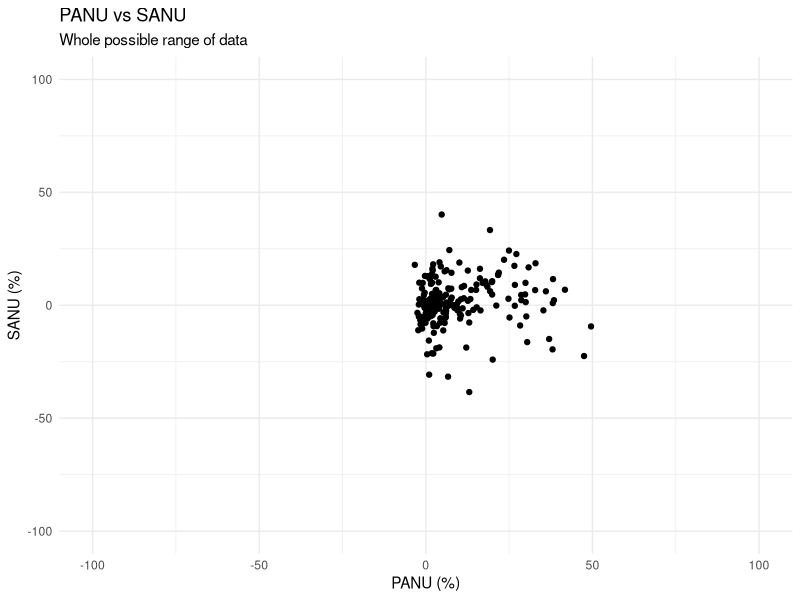
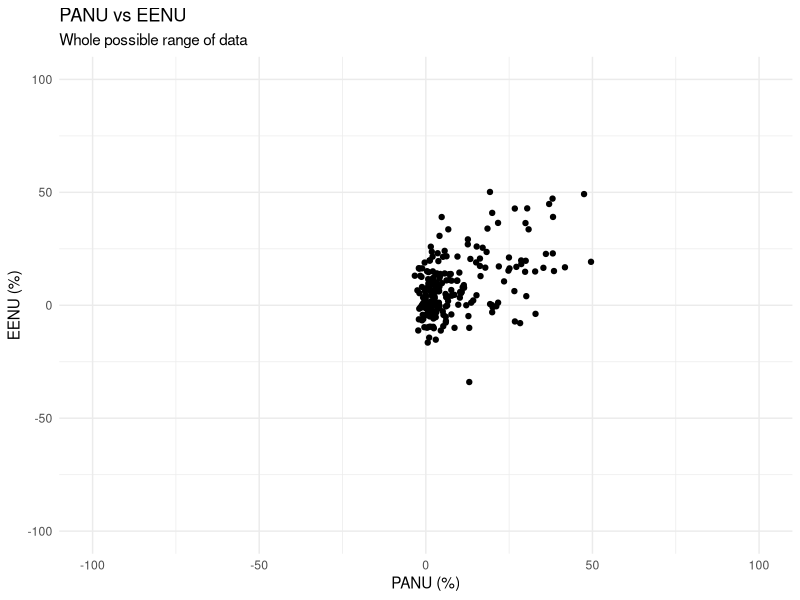
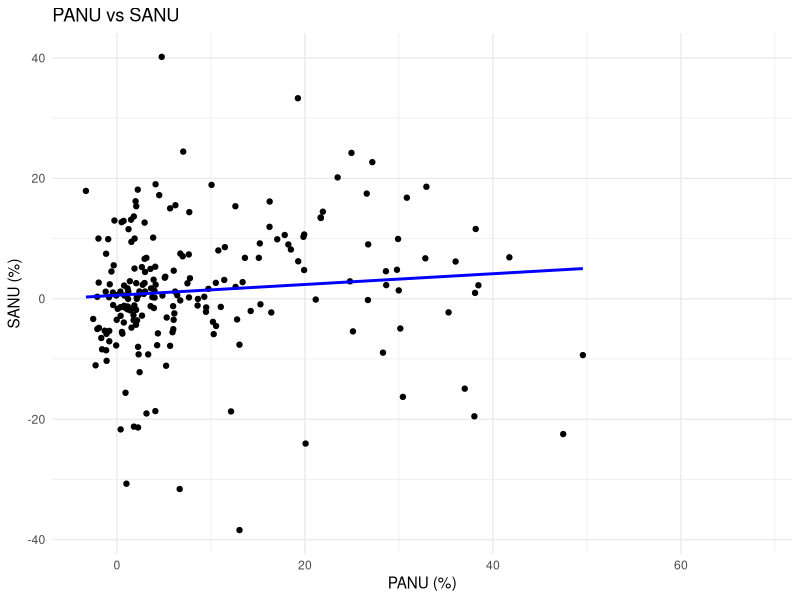
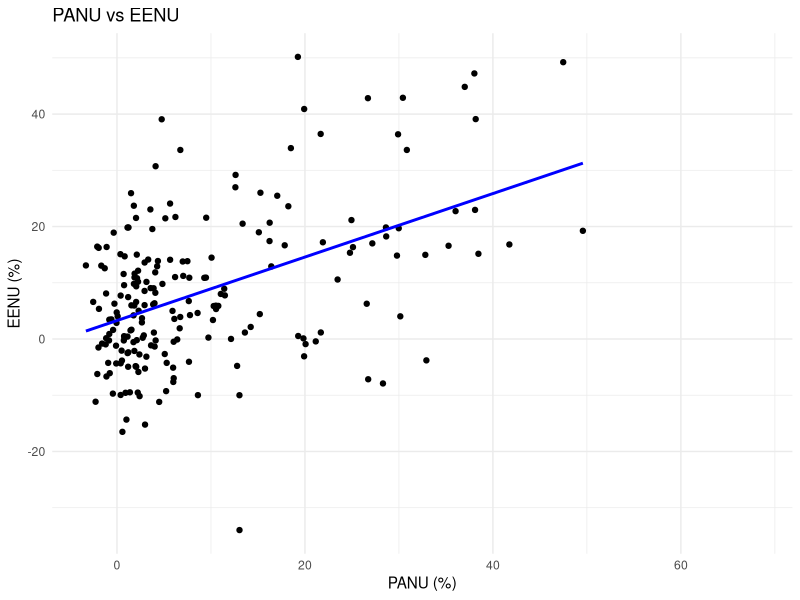

The R source for these figures, in order:
## ---- chunk 1
nonuse <- read.csv("data/test_data/NonUse.csv", sep = ",", header=TRUE)
head(nonuse)
summary(nonuse)
## ---- chunk 2
cor.test(nonuse$PANU, nonuse$SANU, method = "spearman")
cor.test(nonuse$PANU, nonuse$EENU, method = "spearman")
## ---- chunk 3
library(ggplot2)
p1 <- ggplot(nonuse, aes(x = PANU, y = SANU)) +
  geom_point() +
  xlim(-100, 100) +
  ylim(-100, 100) +
  labs(title = "PANU vs SANU", subtitle = "Whole possible range of data", x = "PANU (%)", y = "SANU (%)") +
  theme_minimal()

p2 <- ggplot(nonuse, aes(x = PANU, y = EENU)) +
  geom_point() +
  xlim(-100, 100) +
  ylim(-100, 100) +
  labs(title = "PANU vs EENU", subtitle = "Whole possible range of data", x = "PANU (%)", y = "EENU (%)") +
  theme_minimal()

show(p1)
show(p2)
## ---- chunk 4
library(ggplot2)
p1 <- ggplot(nonuse, aes(x = PANU, y = SANU)) +
  geom_point() +
  geom_smooth(method = "lm", se = FALSE, color = "blue") +
  # xlim(-100, 100) +
  # ylim(-100, 100) +
  labs(title = "PANU vs SANU", x = "PANU (%)", y = "SANU (%)") +
  theme_minimal()

show(p1)
## ---- chunk 5
library(ggplot2)
p1 <- ggplot(nonuse, aes(x = PANU, y = EENU)) +
  geom_point() +
  geom_smooth(method = "lm", se = FALSE, color = "blue") +
  # xlim(-100, 100) +
  # ylim(-100, 100) +
  labs(title = "PANU vs EENU", x = "PANU (%)", y = "EENU (%)") +
  theme_minimal()

show(p1)
## ---- chunk 6
model_sanu <- lm(PANU ~ SANU, data = nonuse)
summary(model_sanu)
coefficients_sanu <- coefficients(model_sanu)
a_sanu <- coefficients_sanu["SANU"]
b_sanu <- coefficients_sanu["(Intercept)"]
cat("Regression equation for PANU as a function of SANU: PANU =", a_sanu, "* SANU +", b_sanu, "\n")
model_eenu <- lm(PANU ~ EENU, data = nonuse)
summary(model_eenu)
coefficients_eenu <- coefficients(model_eenu)
a_eenu <- coefficients_eenu["EENU"]
b_eenu <- coefficients_eenu["(Intercept)"]
cat("Regression equation for PANU as a function of EENU: PANU =", a_eenu, "* EENU +", b_eenu, "\n")
## ---- chunk 7
data <- read.table("data/test_data/PrePost.csv", sep = ",", header=TRUE)
summary(data)
## ---- chunk 8
# Create two new variables for before and after treatment for 8 subjects
data$perf_pre <- data$perf[1:8]
data$perf_post <- data$perf[9:16]
data <- data[1:8, ]  # Keep only the first 8 rows for analysis
data$perf_pre
data$perf_post

wilcox.test(data$perf_pre, data$perf_post, paired = TRUE, alternative = "two.sided")
## ---- chunk 9
median_pre <- median(data$perf_pre)
median_post <- median(data$perf_post)
cat("Median before treatment:", median_pre, "\n")
cat("Median after treatment:", median_post, "\n")
if (median_post > median_pre) {
  cat("The treatment has led to an increase in 'perf'.\n")
} else if (median_post < median_pre) {
  cat("The treatment has led to a decrease in 'perf'.\n")
} else {
  cat("There is no change in 'perf' after treatment.\n")
}   
